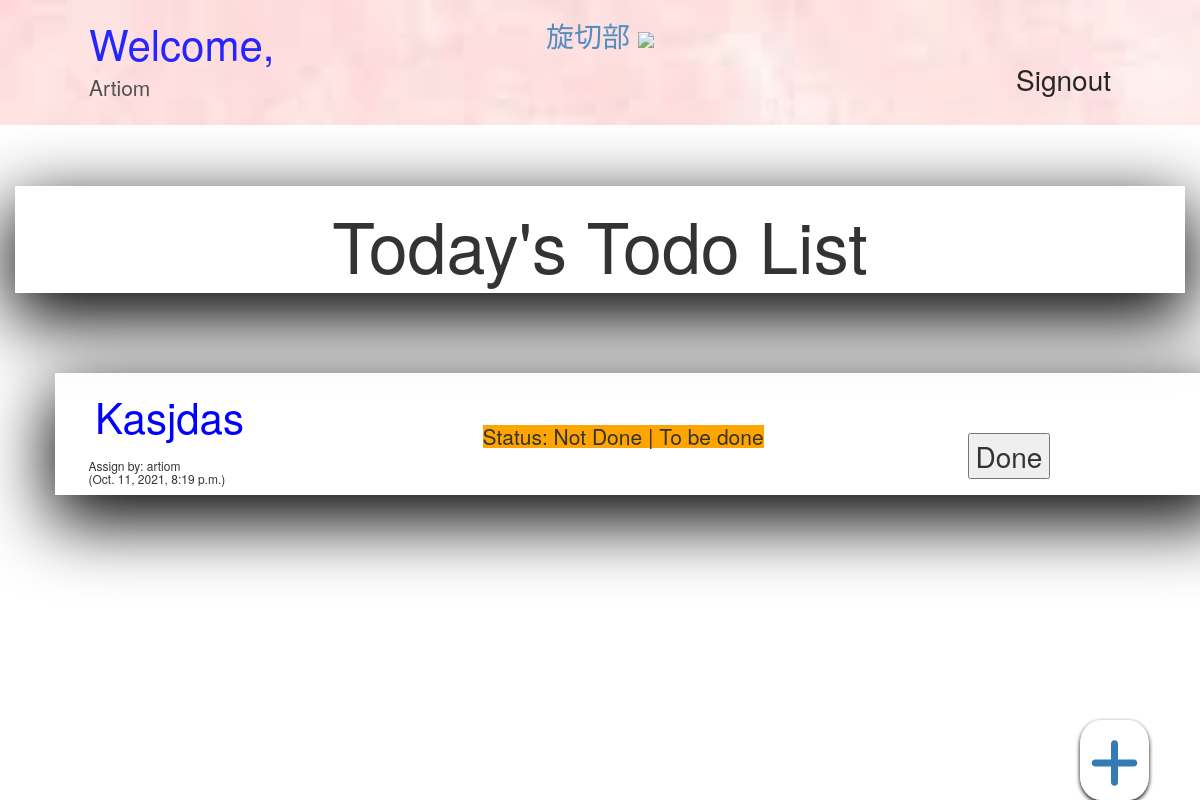
The page / (signed in) on the database its author committed.
### managementapp/models.py (models this page shows, shortened)
class UserReg(models.Model):
    Id = models.OneToOneField(User, on_delete=models.DO_NOTHING, primary_key=True)
    Position_Choices = [('Manager','Manager'),('Engineer','Engineer'),('Monitor','Monitor'),('Worker','Worker')]
    Username = models.CharField('用户', max_length=20)
    Email = models.EmailField('邮箱')
    Password = models.CharField('密码', max_length=20)
    Password2 = models.CharField('重复密码', max_length=20)
    Birthday = models.DateField(null=True, default='yyyy/mm/dd')
    Position = models.CharField(max_length=15, choices=Position_Choices, default='Worker')
    Date_Joined = models.DateTimeField(auto_now_add=True, null=True)
    def __str__(self):
        return self.Username

class Todo(models.Model):
    Assign_By = models.ForeignKey(User, on_delete=models.CASCADE, null=False, default='1')
    Assign_Time = models.DateTimeField(auto_now_add=True, null=True)
    Work = models.CharField(max_length=200)
    Description = models.TextField(max_length=200)
    Assign = models.ManyToManyField(UserReg)
    File = models.ImageField(blank=True, upload_to='todo/')
    WorkDone = models.BooleanField(null=False, default=False)
    Checked = models.BooleanField(null=False, default=False)

### managementapp/views.py (the view)
# urls.py: path('', views.IndexView.as_view(), name='index'),
class IndexView(generic.ListView):
    template_name = 'todo/index.html'
    context_object_name = 'todo_list'
    def get_queryset(self):
        if self.request.user.is_superuser:
            return Todo.objects.filter(Checked=False).order_by('-Assign_Time')
        elif self.request.user.is_authenticated:
            urun = self.request.user
            return Todo.objects.filter(Checked=False, Assign=urun.userreg).order_by('-Assign_Time')
        else:
            pass

### managementapp/templates/todo/index.html (shortened to what this page needs)
<!DOCTYPE html>
<html lang="en">
<head>
</head>
<body>
{% extends 'todo/base.html' %}
{% block content %}
<div class="container-fluid text-center" >
    <div class="col-sm-4 col-lg-4" ></div>
    <div class="col-sm-12 col-lg-12" id="theme">
        <h1> Today's Todo List </h1>
    </div>
    <div class="col-sm-4 col-lg-4"></div>
</div>
    {% if todo_list %}
        <ul>
            {% for todo in todo_list %}
                <li class="col-xs-12">
                    <br>
                    <div class="container" id="todos">
                        <div class="col-sm-4 col-lg-4">
                            <a href="{% url 'managementapp:detail' todo.id%}"> <h2 id="work"> {{ todo.Work|capfirst }} </h2></a>
                            <br>
                            {% if todo.Assign_By %}
                            <h6 id="assignby">Assign by: {{ todo.Assign_By }} <br> ({{todo.Assign_Time}})</h6>
                            {% else %}
                                Assign by: -
                            {% endif %}
                        </div>
                        <div class="col-sm-4 col-lg-4">
                            {% if todo.WorkDone == True %}
                                <h5 id="done">Status: Done | To be check</h5>
                            {% else %}
                                <h5 id="notdone">Status: Not Done | To be done</h5>
                            {% endif %}
                        </div>
                        <div class="col-sm-4 col-lg-4 text-center">
                            {% if todo.WorkDone == True %}
                                <div class="button col-sm-6 col-lg-6">
                                    <form method="POST" action="{% url 'managementapp:undone' todo.id%}" id="undonebut">
                                        {% csrf_token %}
                                        <input type="submit" name="Done" value="UnDone">
                                    </form>
                                </div>
                            {% else %}
                                <div class="button col-sm-6 col-lg-6">
                                    <form method="POST" action="{% url 'managementapp:done' todo.id%}" id="donebut">
                                        <input type="submit" name="Done" value="Done">
                                    </form>
                                </div>
                            {% endif %}
                            <div class="kebabcontainer col-sm-6 col-lg-6">
                            </div>
                        </div>
                    </div>
                </li>
<br>
            {% endfor %}
        </ul>
    {% else %}
    <div class="text-center" id="notodo">
        <h3 id="notodoinner">No todo for today</h3>
    </div>
    {% endif %}
{% if user.is_authenticated %}
    {% if user.userreg.Position == 'Worker'%}
        <div class="icon text-center">
            <a href="{% url 'managementapp:index' %}" ><i class="fas fa-plus"></i></a>
        </div>
    {% else %}
        <div class="icon text-center">
            <a href="{% url 'managementapp:createtodo' %}" ><i class="fas fa-plus"></i></a>
        </div>
    {% endif %}
{% else %}
    <div class="icon text-center">
            <a href="{% url 'managementapp:index' %}" ><i class="fas fa-plus"></i></a>
        </div>
{% endif %}
{% endblock %}

### managementapp/templates/todo/base.html (shortened to what this page needs)
<link rel="stylesheet" href="https://stackpath.bootstrapcdn.com/bootstrap/3.4.1/css/bootstrap.min.css">
{% if user.is_authenticated %}
<div class="container-fluid" id="nav">
  <div class="row">
    <div class="col-xs-4 col-md-4 text-left"> <h2 class="marginal">Welcome,</h2> <h5 class="marginal"> {{ user.userreg|capfirst }}</h5></div>
    <div class="col-xs-4 col-md-4 text-center"><a href="{% url 'managementapp:index' %}"> <h3 id="logo"> 旋切部 <img src="https://uxwing.com/wp-content/themes/uxwing/download/23-nature-and-environment/forest.png"></h3> </a> </div>
    <div class="col-xs-4 col-md-4 text-right"> <a href="{% url 'managementapp:signout' %}"> <h3 id="logout"> Signout </h3> </a></div>
  </div>
</div>
{% else %}
<div class="row">
  <div class="col-xs-4 col-md-4 text-center"> </div>
  <div class="col-xs-4 col-md-4 text-center"> <h2>Welcome,</h2><h5>you are not logged in</h5> </div>
  <div class="col-xs-4 col-md-4 text-center"> <a href="{% url 'managementapp:signin' %}"> <h3> Login </h3></a></div>
</div>
{% endif %}
{% block content %}
{% endblock %}

### managementapp/templates/todo/base.html (style rules this page uses)
body { background-image: url("https://images.unsplash.com/photo-1503435980610-a51f3ddfee50?ixlib=rb-1.2.1&ixid=MnwxMjA3fDB8MHxleHBsb3JlLWZlZWR8Mnx8fGVufDB8fHx8&w=1000&q=80"); background-repeat: no-repeat; background-size: cover; height: 100%; overflow: hidden; }
a { margin-right: 10px; margin-left: 10px; }
#logo img { height: 10vh; }
#logo { margin: 0 0 0 0; }
#logout { margin-top: 12%; margin-right: 20%; color:black; }
.marginal { margin-left:20%; }
#nav { background: white; background-repeat: no-repeat; background-size: cover; margin-bottom: 5%; opacity: 0.85; }
h2 { font-size: 300%; }
h3 { font-size: 200%; }
h5 { font-size: 150%; }

### managementapp/templates/todo/index.html (style rules this page uses)
ul { list-style-type: none; }
h1 { font-size: 500%; }
.icon { position:fixed; left:90%; top:90%; border-radius: 30%; background-color: rgba(255, 255, 255, 0.70); box-shadow: rgba(0, 0, 0, 1) 0px 2px 4px; font-size: 400%; }
#theme { box-shadow: rgba(0, 0, 0, 1) 0px 22px 70px 4px; background-color: rgba(255, 255, 255, 0.80); margin-bottom: 5%; }
h2 { font-size: 300%; color:blue; }
.fas { margin-top: 15%; }
#work { display: inline-block; }
form { font-size:200%; }
#notdone { background: orange; margin: 15% 0 0 0; display: inline-block; position: relative; left: 5%; }
#assignby { margin-left:1%; display: inline-block; }
#donebut { position: relative; margin: 15% 0 0 0; }
#todos { box-shadow: rgba(0, 0, 0, 1) 0px 22px 70px 4px; background-color: rgba(255, 255, 255, 0.80); }
.button { margin: 15% 0 0 0; padding: 0 0 0 35%; }
.kebabcontainer { position: relative; display: inline-block; cursor: pointer; max-width: 35px; left: 50%; bottom: -70%; }

### rows shown on the page
Todo: Work "Kasjdas", Assign_By "artiom", Assign_Time "Oct. 11, 2021, 8:19 p.m.", WorkDone "Status: Not Done | To be done"

### other values the page prints
{{ user.userreg|capfirst }} "Artiom"
